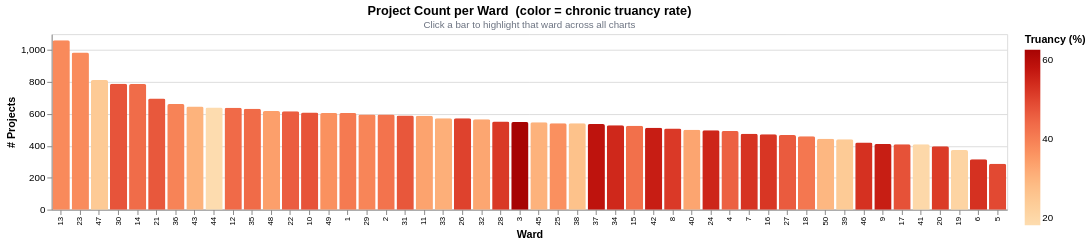

Write notebook code for a chart like this one.
### Code cell
bar = (
    alt.Chart(df)
    .mark_bar(cornerRadiusTopLeft=2, cornerRadiusTopRight=2)
    .encode(
        x=alt.X("ward:O", sort=alt.SortField("num_projects", order="descending"),
                title="Ward", axis=alt.Axis(labelFontSize=8)),
        y=alt.Y("num_projects:Q", title="# Projects"),
        color=alt.Color("avg_truancy:Q", scale=alt.Scale(scheme="orangered"),
                        title="Truancy (%)", legend=alt.Legend(orient="right")),
        opacity=alt.condition(ward_sel, alt.value(1.0), alt.value(0.35)),
        tooltip=base_tt + [
            alt.Tooltip("avg_truancy:Q",  title="Truancy (%)",   format=".1f"),
            alt.Tooltip("avg_grad_rate:Q",title="Grad Rate (%)", format=".1f"),
        ],
    )
    .add_params(ward_sel)
    .properties(
        width=980, height=180,
        title=alt.TitleParams(
            text="Project Count per Ward  (color = chronic truancy rate)",
            subtitle="Click a bar to highlight that ward across all charts",
            fontSize=13, subtitleFontSize=10, subtitleColor=GRAY,
        ),
    )
)

bar

### Figure 1 — Vega-Lite specification as saved in the notebook (floating-point values rounded to 4 significant figures)
{"config": {"view": {"continuousWidth": 300, "continuousHeight": 300}}, "data": {"name": "data-7976b6d90120ed44ddefd6cf8921d1f2"}, "mark": {"type": "bar", "cornerRadiusTopLeft": 2, "cornerRadiusTopRight": 2}, "encoding": {"color": {"field": "avg_truancy", "legend": {"orient": "right"}, "scale": {"scheme": "orangered"}, "title": "Truancy (%)", "type": "quantitative"}, "opacity": {"condition": {"param": "param_1", "value": 1.0, "empty": true}, "value": 0.35}, "tooltip": [{"field": "ward", "title": "Ward", "type": "ordinal"}, {"field": "num_projects", "format": ",", "title": "# Projects", "type": "quantitative"}, {"field": "avg_project", "format": "$,.0f", "title": "Avg $/Project", "type": "quantitative"}, {"field": "avg_truancy", "format": ".1f", "title": "Truancy (%)", "type": "quantitative"}, {"field": "avg_grad_rate", "format": ".1f", "title": "Grad Rate (%)", "type": "quantitative"}], "x": {"axis": {"labelFontSize": 8}, "field": "ward", "sort": {"field": "num_projects", "order": "descending"}, "title": "Ward", "type": "ordinal"}, "y": {"field": "num_projects", "title": "# Projects", "type": "quantitative"}}, "height": 180, "params": [{"name": "param_1", "select": {"type": "point", "fields": ["ward"]}}], "title": {"text": "Project Count per Ward  (color = chronic truancy rate)", "fontSize": 13, "subtitle": "Click a bar to highlight that ward across all charts", "subtitleColor": "#6b7280", "subtitleFontSize": 10}, "width": 980, "$schema": "https://vega.github.io/schema/vega-lite/v5.20.1.json", "datasets": {"data-7976b6d90120ed44ddefd6cf8921d1f2": [{"ward": 1, "total_spending": 16340000.0, "num_projects": 605, "avg_project": 27000.0, "median_project": 6874.0, "num_schools": 12, "avg_attendance": 86.9, "avg_truancy": 40.99, "avg_mobility": 10.54, "avg_grad_rate": 77.6, "avg_suspension": 5.4, "centroid_lon": -87.69, "centroid_lat": 41.91}, {"ward": 2, "total_spending": 16130000.0, "num_projects": 596, "avg_project": 27060.0, "median_project": 10970.0, "num_schools": 10, "avg_attendance": 86.9, "avg_truancy": 42.24, "avg_mobility": 7.811, "avg_grad_rate": 90.17, "avg_suspension": 5.4, "centroid_lon": -87.65, "centroid_lat": 41.91}, {"ward": 3, "total_spending": 16240000.0, "num_projects": 549, "avg_project": 29580.0, "median_project": 14720.0, "num_schools": 16, "avg_attendance": 86.9, "avg_truancy": 62.69, "avg_mobility": 26.51, "avg_grad_rate": 78.84, "avg_suspension": 5.4, "centroid_lon": -87.63, "centroid_lat": 41.82}, {"ward": 4, "total_spending": 16310000.0, "num_projects": 493, "avg_project": 33080.0, "median_project": 22270.0, "num_schools": 10, "avg_attendance": 86.9, "avg_truancy": 45.57, "avg_mobility": 11.6, "avg_grad_rate": 84.8, "avg_suspension": 5.4, "centroid_lon": -87.61, "centroid_lat": 41.84}, {"ward": 5, "total_spending": 15690000.0, "num_projects": 287, "avg_project": 54670.0, "median_project": 28890.0, "num_schools": 15, "avg_attendance": 86.9, "avg_truancy": 49.38, "avg_mobility": 11.69, "avg_grad_rate": 87.97, "avg_suspension": 5.4, "centroid_lon": -87.58, "centroid_lat": 41.78}, {"ward": 6, "total_spending": 16350000.0, "num_projects": 315, "avg_project": 51890.0, "median_project": 30820.0, "num_schools": 17, "avg_attendance": 86.9, "avg_truancy": 53.09, "avg_mobility": 29.48, "avg_grad_rate": 23.3, "avg_suspension": 5.4, "centroid_lon": -87.63, "centroid_lat": 41.76}, {"ward": 7, "total_spending": 15770000.0, "num_projects": 475, "avg_project": 33200.0, "median_project": 12250.0, "num_schools": 16, "avg_attendance": 86.9, "avg_truancy": 52.84, "avg_mobility": 18.34, "avg_grad_rate": 58.15, "avg_suspension": 5.4, "centroid_lon": -87.56, "centroid_lat": 41.75}, {"ward": 8, "total_spending": 16350000.0, "num_projects": 508, "avg_project": 32180.0, "median_project": 13910.0, "num_schools": 24, "avg_attendance": 86.9, "avg_truancy": 51.8, "avg_mobility": 24.72, "avg_grad_rate": 74.78, "avg_suspension": 5.4, "centroid_lon": -87.59, "centroid_lat": 41.74}, {"ward": 9, "total_spending": 16360000.0, "num_projects": 412, "avg_project": 39700.0, "median_project": 36180.0, "num_schools": 19, "avg_attendance": 86.9, "avg_truancy": 56.39, "avg_mobility": 17.57, "avg_grad_rate": 81.72, "avg_suspension": 5.4, "centroid_lon": -87.62, "centroid_lat": 41.68}, {"ward": 10, "total_spending": 16270000.0, "num_projects": 608, "avg_project": 26750.0, "median_project": 12960.0, "num_schools": 11, "avg_attendance": 86.9, "avg_truancy": 47.6, "avg_mobility": 10.31, "avg_grad_rate": 82.1, "avg_suspension": 5.4, "centroid_lon": -87.55, "centroid_lat": 41.71}, {"ward": 11, "total_spending": 15850000.0, "num_projects": 589, "avg_project": 26910.0, "median_project": 9094.0, "num_schools": 11, "avg_attendance": 86.9, "avg_truancy": 33.43, "avg_mobility": 8.97, "avg_grad_rate": 91.0, "avg_suspension": 5.4, "centroid_lon": -87.65, "centroid_lat": 41.84}, {"ward": 12, "total_spending": 16300000.0, "num_projects": 638, "avg_project": 25540.0, "median_project": 5992.0, "num_schools": 19, "avg_attendance": 86.9, "avg_truancy": 43.86, "avg_mobility": 13.78, "avg_grad_rate": 79.2, "avg_suspension": 5.4, "centroid_lon": -87.69, "centroid_lat": 41.83}, {"ward": 13, "total_spending": 16380000.0, "num_projects": 1062, "avg_project": 15420.0, "median_project": 3762.0, "num_schools": 3, "avg_attendance": 86.9, "avg_truancy": 38.07, "avg_mobility": 6.433, "avg_grad_rate": null, "avg_suspension": 5.4, "centroid_lon": -87.75, "centroid_lat": 41.78}, {"ward": 14, "total_spending": 16370000.0, "num_projects": 788, "avg_project": 20770.0, "median_project": 7433.0, "num_schools": 19, "avg_attendance": 86.9, "avg_truancy": 43.49, "avg_mobility": 8.106, "avg_grad_rate": 86.81, "avg_suspension": 5.4, "centroid_lon": -87.74, "centroid_lat": 41.8}, {"ward": 15, "total_spending": 15640000.0, "num_projects": 525, "avg_project": 29800.0, "median_project": 11730.0, "num_schools": 27, "avg_attendance": 86.9, "avg_truancy": 42.88, "avg_mobility": 10.24, "avg_grad_rate": 67.3, "avg_suspension": 5.4, "centroid_lon": -87.68, "centroid_lat": 41.8}, {"ward": 16, "total_spending": 16080000.0, "num_projects": 473, "avg_project": 33990.0, "median_project": 18070.0, "num_schools": 13, "avg_attendance": 86.9, "avg_truancy": 52.42, "avg_mobility": 16.79, "avg_grad_rate": 52.7, "avg_suspension": 5.4, "centroid_lon": -87.67, "centroid_lat": 41.78}, {"ward": 17, "total_spending": 16030000.0, "num_projects": 410, "avg_project": 39100.0, "median_project": 24800.0, "num_schools": 13, "avg_attendance": 86.9, "avg_truancy": 47.85, "avg_mobility": 16.65, "avg_grad_rate": 64.83, "avg_suspension": 5.4, "centroid_lon": -87.67, "centroid_lat": 41.76}, {"ward": 18, "total_spending": 16210000.0, "num_projects": 460, "avg_project": 35250.0, "median_project": 32460.0, "num_schools": 15, "avg_attendance": 86.9, "avg_truancy": 41.5, "avg_mobility": 9.262, "avg_grad_rate": 80.5, "avg_suspension": 5.4, "centroid_lon": -87.71, "centroid_lat": 41.75}, {"ward": 19, "total_spending": 16190000.0, "num_projects": 374, "avg_project": 43300.0, "median_project": 42440.0, "num_schools": 8, "avg_attendance": 86.9, "avg_truancy": 20.86, "avg_mobility": 4.583, "avg_grad_rate": 71.6, "avg_suspension": 5.4, "centroid_lon": -87.7, "centroid_lat": 41.7}, {"ward": 20, "total_spending": 16120000.0, "num_projects": 398, "avg_project": 40500.0, "median_project": 26470.0, "num_schools": 19, "avg_attendance": 86.9, "avg_truancy": 51.53, "avg_mobility": 18.32, "avg_grad_rate": 74.5, "avg_suspension": 5.4, "centroid_lon": -87.63, "centroid_lat": 41.79}, {"ward": 21, "total_spending": 16160000.0, "num_projects": 697, "avg_project": 23190.0, "median_project": 9540.0, "num_schools": 23, "avg_attendance": 86.9, "avg_truancy": 46.98, "avg_mobility": 14.41, "avg_grad_rate": 73.05, "avg_suspension": 5.4, "centroid_lon": -87.64, "centroid_lat": 41.73}, {"ward": 22, "total_spending": 15680000.0, "num_projects": 617, "avg_project": 25410.0, "median_project": 11720.0, "num_schools": 10, "avg_attendance": 86.9, "avg_truancy": 46.11, "avg_mobility": 9.08, "avg_grad_rate": 73.3, "avg_suspension": 5.4, "centroid_lon": -87.73, "centroid_lat": 41.83}, {"ward": 23, "total_spending": 16240000.0, "num_projects": 985, "avg_project": 16490.0, "median_project": 4700.0, "num_schools": 7, "avg_attendance": 86.9, "avg_truancy": 37.75, "avg_mobility": 7.083, "avg_grad_rate": 77.3, "avg_suspension": 5.4, "centroid_lon": -87.75, "centroid_lat": 41.79}, {"ward": 24, "total_spending": 15920000.0, "num_projects": 497, "avg_project": 32020.0, "median_project": 10540.0, "num_schools": 25, "avg_attendance": 86.9, "avg_truancy": 55.1, "avg_mobility": 17.14, "avg_grad_rate": 72.28, "avg_suspension": 5.4, "centroid_lon": -87.71, "centroid_lat": 41.86}, {"ward": 25, "total_spending": 16360000.0, "num_projects": 541, "avg_project": 30250.0, "median_project": 12400.0, "num_schools": 20, "avg_attendance": 86.9, "avg_truancy": 36.92, "avg_mobility": 8.364, "avg_grad_rate": 89.0, "avg_suspension": 5.4, "centroid_lon": -87.65, "centroid_lat": 41.86}, {"ward": 26, "total_spending": 15960000.0, "num_projects": 572, "avg_project": 27910.0, "median_project": 12610.0, "num_schools": 16, "avg_attendance": 86.9, "avg_truancy": 50.41, "avg_mobility": 24.73, "avg_grad_rate": 86.57, "avg_suspension": 5.4, "centroid_lon": -87.71, "centroid_lat": 41.91}, {"ward": 27, "total_spending": 16150000.0, "num_projects": 467, "avg_project": 34590.0, "median_project": 18440.0, "num_schools": 21, "avg_attendance": 86.9, "avg_truancy": 46.53, "avg_mobility": 8.294, "avg_grad_rate": 71.22, "avg_suspension": 5.4, "centroid_lon": -87.67, "centroid_lat": 41.89}, {"ward": 28, "total_spending": 15990000.0, "num_projects": 552, "avg_project": 28970.0, "median_project": 6444.0, "num_schools": 24, "avg_attendance": 86.9, "avg_truancy": 51.93, "avg_mobility": 19.59, "avg_grad_rate": 75.1, "avg_suspension": 5.4, "centroid_lon": -87.71, "centroid_lat": 41.88}, {"ward": 29, "total_spending": 16180000.0, "num_projects": 597, "avg_project": 27110.0, "median_project": 14800.0, "num_schools": 5, "avg_attendance": 86.9, "avg_truancy": 39.02, "avg_mobility": 8.9, "avg_grad_rate": null, "avg_suspension": 5.4, "centroid_lon": -87.78, "centroid_lat": 41.91}, {"ward": 30, "total_spending": 16310000.0, "num_projects": 789, "avg_project": 20680.0, "median_project": 7500.0, "num_schools": 6, "avg_attendance": 86.9, "avg_truancy": 47.5, "avg_mobility": 11.15, "avg_grad_rate": 71.9, "avg_suspension": 5.4, "centroid_lon": -87.76, "centroid_lat": 41.94}, {"ward": 31, "total_spending": 15980000.0, "num_projects": 590, "avg_project": 27080.0, "median_project": 8956.0, "num_schools": 11, "avg_attendance": 86.9, "avg_truancy": 47.16, "avg_mobility": 10.48, "avg_grad_rate": 80.9, "avg_suspension": 5.4, "centroid_lon": -87.75, "centroid_lat": 41.93}, {"ward": 32, "total_spending": 16200000.0, "num_projects": 567, "avg_project": 28580.0, "median_project": 17030.0, "num_schools": 9, "avg_attendance": 86.9, "avg_truancy": 32.72, "avg_mobility": 6.675, "avg_grad_rate": 89.4, "avg_suspension": 5.4, "centroid_lon": -87.69, "centroid_lat": 41.93}, {"ward": 33, "total_spending": 16280000.0, "num_projects": 573, "avg_project": 28410.0, "median_project": 12650.0, "num_schools": 13, "avg_attendance": 86.9, "avg_truancy": 30.95, "avg_mobility": 8.633, "avg_grad_rate": 83.8, "avg_suspension": 5.4, "centroid_lon": -87.7, "centroid_lat": 41.96}, {"ward": 34, "total_spending": 15090000.0, "num_projects": 529, "avg_project": 28530.0, "median_project": 14800.0, "num_schools": 18, "avg_attendance": 86.9, "avg_truancy": 54.64, "avg_mobility": 21.12, "avg_grad_rate": 57.25, "avg_suspension": 5.4, "centroid_lon": -87.65, "centroid_lat": 41.68}, {"ward": 35, "total_spending": 15900000.0, "num_projects": 633, "avg_project": 25120.0, "median_project": 6817.0, "num_schools": 13, "avg_attendance": 86.9, "avg_truancy": 43.78, "avg_mobility": 15.72, "avg_grad_rate": 84.13, "avg_suspension": 5.4, "centroid_lon": -87.72, "centroid_lat": 41.94}, {"ward": 36, "total_spending": 16200000.0, "num_projects": 662, "avg_project": 24480.0, "median_project": 10490.0, "num_schools": 10, "avg_attendance": 86.9, "avg_truancy": 39.36, "avg_mobility": 6.12, "avg_grad_rate": 85.9, "avg_suspension": 5.4, "centroid_lon": -87.78, "centroid_lat": 41.93}, {"ward": 37, "total_spending": 15930000.0, "num_projects": 536, "avg_project": 29710.0, "median_project": 13540.0, "num_schools": 30, "avg_attendance": 86.9, "avg_truancy": 58.33, "avg_mobility": 21.93, "avg_grad_rate": 71.8, "avg_suspension": 5.4, "centroid_lon": -87.75, "centroid_lat": 41.9}, {"ward": 38, "total_spending": 16000000.0, "num_projects": 541, "avg_project": 29570.0, "median_project": 23500.0, "num_schools": 6, "avg_attendance": 86.9, "avg_truancy": 26.78, "avg_mobility": 6.85, "avg_grad_rate": null, "avg_suspension": 5.4, "centroid_lon": -87.81, "centroid_lat": 41.95}, {"ward": 39, "total_spending": 16180000.0, "num_projects": 441, "avg_project": 36680.0, "median_project": 26630.0, "num_schools": 8, "avg_attendance": 86.9, "avg_truancy": 23.81, "avg_mobility": 5.943, "avg_grad_rate": 48.4, "avg_suspension": 5.4, "centroid_lon": -87.74, "centroid_lat": 41.98}, {"ward": 40, "total_spending": 15970000.0, "num_projects": 501, "avg_project": 31880.0, "median_project": 13150.0, "num_schools": 7, "avg_attendance": 86.9, "avg_truancy": 33.01, "avg_mobility": 7.3, "avg_grad_rate": 88.43, "avg_suspension": 5.4, "centroid_lon": -87.69, "centroid_lat": 41.98}, {"ward": 41, "total_spending": 16360000.0, "num_projects": 409, "avg_project": 40000.0, "median_project": 36810.0, "num_schools": 6, "avg_attendance": 86.9, "avg_truancy": 19.55, "avg_mobility": 6.575, "avg_grad_rate": null, "avg_suspension": 5.4, "centroid_lon": -87.84, "centroid_lat": 41.99}, {"ward": 42, "total_spending": 15960000.0, "num_projects": 513, "avg_project": 31100.0, "median_project": 18900.0, "num_schools": 4, "avg_attendance": 86.9, "avg_truancy": 56.48, "avg_mobility": 28.23, "avg_grad_rate": 95.3, "avg_suspension": 5.4, "centroid_lon": -87.62, "centroid_lat": 41.89}, {"ward": 43, "total_spending": 15630000.0, "num_projects": 646, "avg_project": 24190.0, "median_project": 10020.0, "num_schools": 6, "avg_attendance": 86.9, "avg_truancy": 30.22, "avg_mobility": 7.425, "avg_grad_rate": 98.4, "avg_suspension": 5.4, "centroid_lon": -87.63, "centroid_lat": 41.92}, {"ward": 44, "total_spending": 16080000.0, "num_projects": 640, "avg_project": 25130.0, "median_project": 9945.0, "num_schools": 5, "avg_attendance": 86.9, "avg_truancy": 18.14, "avg_mobility": 5.32, "avg_grad_rate": null, "avg_suspension": 5.4, "centroid_lon": -87.64, "centroid_lat": 41.94}, {"ward": 45, "total_spending": 16140000.0, "num_projects": 547, "avg_project": 29510.0, "median_project": 12420.0, "num_schools": 12, "avg_attendance": 86.9, "avg_truancy": 30.34, "avg_mobility": 6.64, "avg_grad_rate": 91.05, "avg_suspension": 5.4, "centroid_lon": -87.76, "centroid_lat": 41.97}, {"ward": 46, "total_spending": 16200000.0, "num_projects": 420, "avg_project": 38580.0, "median_project": 13560.0, "num_schools": 5, "avg_attendance": 86.9, "avg_truancy": 53.22, "avg_mobility": 27.26, "avg_grad_rate": 70.0, "avg_suspension": 5.4, "centroid_lon": -87.64, "centroid_lat": 41.96}, {"ward": 47, "total_spending": 16150000.0, "num_projects": 812, "avg_project": 19900.0, "median_project": 6375.0, "num_schools": 11, "avg_attendance": 86.9, "avg_truancy": 24.08, "avg_mobility": 6.782, "avg_grad_rate": 88.5, "avg_suspension": 5.4, "centroid_lon": -87.68, "centroid_lat": 41.96}, {"ward": 48, "total_spending": 15530000.0, "num_projects": 618, "avg_project": 25130.0, "median_project": 9175.0, "num_schools": 7, "avg_attendance": 86.9, "avg_truancy": 34.06, "avg_mobility": 13.13, "avg_grad_rate": 85.4, "avg_suspension": 5.4, "centroid_lon": -87.66, "centroid_lat": 41.99}, {"ward": 49, "total_spending": 16300000.0, "num_projects": 606, "avg_project": 26900.0, "median_project": 12120.0, "num_schools": 7, "avg_attendance": 86.9, "avg_truancy": 36.76, "avg_mobility": 17.34, "avg_grad_rate": 74.45, "avg_suspension": 5.4, "centroid_lon": -87.67, "centroid_lat": 42.01}, {"ward": 50, "total_spending": 15990000.0, "num_projects": 445, "avg_project": 35930.0, "median_project": 29300.0, "num_schools": 8, "avg_attendance": 86.9, "avg_truancy": 29.22, "avg_mobility": 10.54, "avg_grad_rate": 88.2, "avg_suspension": 5.4, "centroid_lon": -87.7, "centroid_lat": 42.0}]}}
